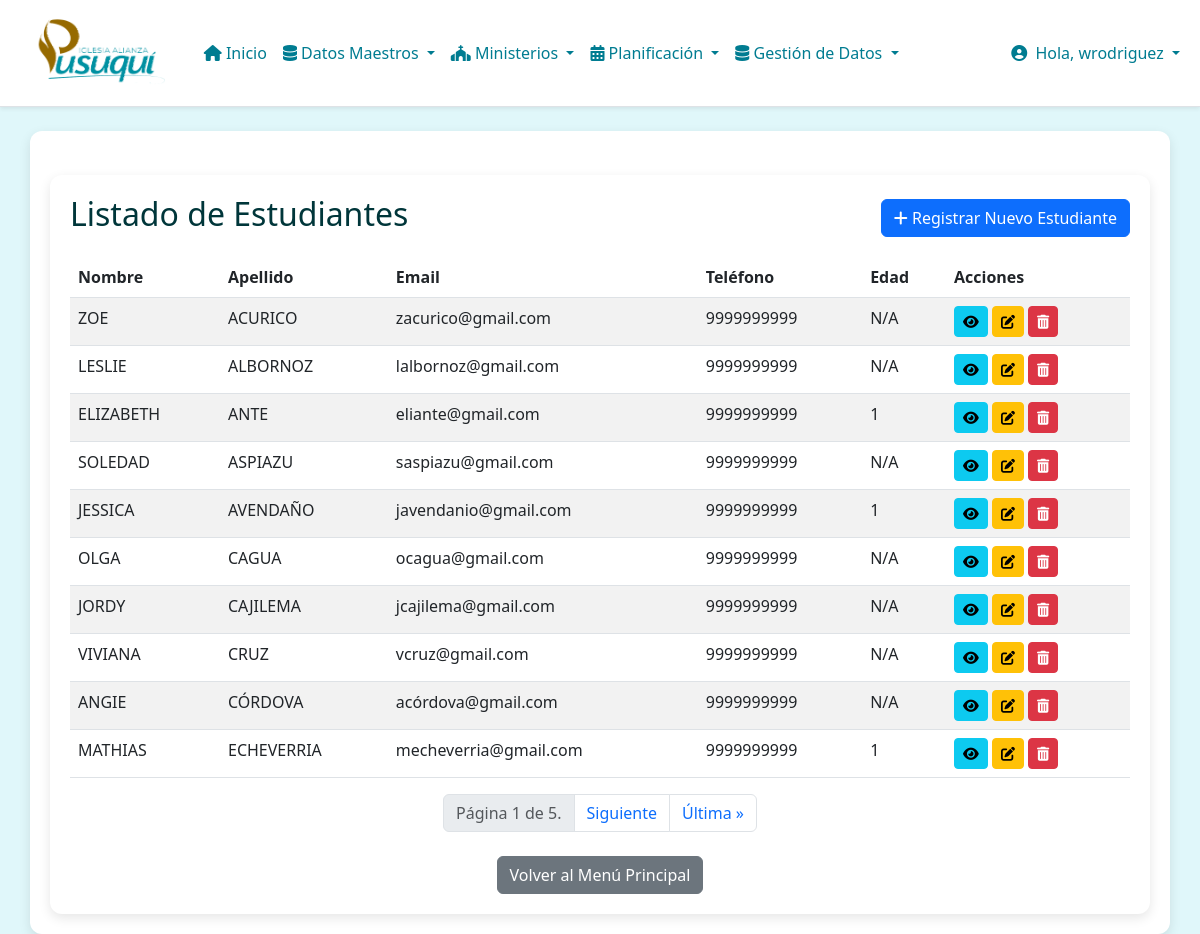
Page /academia/students/ (signed in) on the committed database.
### academia/models.py (models this page shows, shortened)
class Student(models.Model):
    name = models.CharField(_("name"), max_length=128)
    surname = models.CharField(_("surname"), max_length=128)
    email = models.EmailField(_("email"), max_length=254, unique=True, null=True, blank=True)
    phone_number = models.CharField(_("phone number"), max_length=20, null=True, blank=True)
    date_of_birth = models.DateField(
        _("date of birth"),
        null=True, blank=True,
        validators=[validate_date],
        help_text=_("Format: YYYY-MM-DD")
    )
    @property
    def age(self):
        if not self.date_of_birth:
            return None
        today = date.today()
        return today.year - self.date_of_birth.year - \
               ((today.month, today.day) < (self.date_of_birth.month, self.date_of_birth.day))
    class Meta:
        verbose_name = _("student")
        verbose_name_plural = _("students")
        ordering = ['surname', 'name']
        unique_together = [['name', 'surname']]

### academia/views.py (the view)
# urls.py: path('students/', views.StudentListView.as_view(), name='student-list'),
class StudentListView(LoginRequiredMixin, SuperuserRequiredMixin, ListView):
    model = Student
    template_name = 'academia/student_list.html'
    context_object_name = 'students'
    paginate_by = 10
    def get_context_data(self, **kwargs):
        context = super().get_context_data(**kwargs)
        context['active_page'] = 'students'
        context['page_title'] = 'Listado de Estudiantes'
        return context

### academia/views.py (called while the page is built)
    def test_func(self):
        return self.request.user.is_superuser

### iap/context_processors.py (called while the page is built, shortened)
def user_app_permissions(request):
    user = request.user
    if not user.is_authenticated:
        return {}
    app_perms = {
        'can_access_cunakids': False,
        'can_access_academia': False,
        'can_access_alabanza': False,
        'can_access_anfitriones': False,
        'can_access_discipulado': False,
        'can_access_encuentros': False,
        'can_access_jap': False,
        'can_access_multimedia': False,
        'can_access_pusukids': False,
    }
    if user.is_superuser:
        for key in app_perms:
            app_perms[key] = True
    return {'app_perms': app_perms}

### academia/templates/academia/student_list.html (shortened to what this page needs)
{% extends "base.html" %}
{% block body %}
<div class="container mt-4">
    <div class="d-flex justify-content-between align-items-center mb-3">
        <h2>{{ page_title }}</h2>
        <a href="{% url 'academia:student-create' %}" class="btn btn-primary">
            <i class="fas fa-plus"></i> Registrar Nuevo Estudiante
        </a>
    </div>
    {% if students %}
        <table class="table table-striped table-hover">
            <thead class="thead-dark">
                <tr>
                    <th>Nombre</th>
                    <th>Apellido</th>
                    <th>Email</th>
                    <th>Teléfono</th>
                    <th>Edad</th>
                    <th>Acciones</th>
                </tr>
            </thead>
            <tbody>
                {% for student in students %}
                <tr>
                    <td>{{ student.name }}</td>
                    <td>{{ student.surname }}</td>
                    <td>{{ student.email|default:"N/A" }}</td>
                    <td>{{ student.phone_number|default:"N/A" }}</td>
                    <td>{{ student.age|default:"N/A" }}</td>
                    <td>
                        <a href="{% url 'academia:student-detail' student.pk %}" class="btn btn-info btn-sm" title="Ver Detalles">
                            <i class="fas fa-eye"></i>
                        </a>
                        <a href="{% url 'academia:student-update' student.pk %}" class="btn btn-warning btn-sm" title="Editar">
                            <i class="fas fa-edit"></i>
                        </a>
                        <a href="{% url 'academia:student-delete' student.pk %}" class="btn btn-danger btn-sm" title="Eliminar">
                            <i class="fas fa-trash-alt"></i>
                        </a>
                    </td>
                </tr>
                {% endfor %}
            </tbody>
        </table>
        {% if is_paginated %}
            <nav aria-label="Page navigation">
                <ul class="pagination justify-content-center">
                    <li class="page-item disabled"><span class="page-link">Página {{ page_obj.number }} de {{ page_obj.paginator.num_pages }}.</span></li>
                    {% if page_obj.has_next %}
                        <li class="page-item"><a class="page-link" href="?page={{ page_obj.next_page_number }}">Siguiente</a></li>
                        <li class="page-item"><a class="page-link" href="?page={{ page_obj.paginator.num_pages }}">Última &raquo;</a></li>
                    {% endif %}
                </ul>
            </nav>
        {% endif %}
    {% else %}
        <div class="alert alert-info" role="alert">
            No hay estudiantes registrados.
        </div>
    {% endif %}
    <div class="mt-4 text-center">
        <a href="{% url 'academia:index' %}" class="btn btn-secondary">Volver al Menú Principal</a>
    </div>
</div>
{% endblock %}

### templates/base.html (shortened to what this page needs)
{% load static %}
<!DOCTYPE html>
<html lang="es">
  <head>
    <link
      rel="stylesheet"
      href="https://cdn.jsdelivr.net/npm/bootstrap@5.3.0/dist/css/bootstrap.min.css"
    />
    <link
      rel="stylesheet"
      href="https://cdnjs.cloudflare.com/ajax/libs/font-awesome/6.4.0/css/all.min.css"
    />
    <link rel="stylesheet" href="{% static 'css/style.css' %}" />
  </head>
  <body>
    <nav
      class="navbar navbar-expand-lg navbar-light bg-white border-bottom shadow-sm"
    >
      <div class="container-fluid">
        <a
          class="navbar-brand d-flex align-items-center"
          href="{% url 'home' %}"
        >
          <img
            src="{% static 'img/logo1.png' %}"
            alt="Logo Pusuqui"
            style="height: 80px; padding-left: 16px"
            class="me-2"
          />
        </a>
        <div class="collapse navbar-collapse" id="menuPrincipal">
          <ul class="navbar-nav me-auto mb-2 mb-lg-0">
            <li class="nav-item">
              <a class="nav-link" href="{% url 'home' %}">
                <i class="fas fa-home"></i> Inicio
              </a>
            </li>
            {% if user.is_superuser or not user.teacher %}
            <li class="nav-item dropdown">
              <a
                class="nav-link dropdown-toggle"
                href="#"
                id="dropdownDatosMaestros"
                role="button"
                data-bs-toggle="dropdown"
                aria-expanded="false"
              >
                <i class="fas fa-database"></i> Datos Maestros
              </a>
            </li>
            <li class="nav-item dropdown">
              <a
                class="nav-link dropdown-toggle"
                href="#"
                id="dropdownMinisterios"
                role="button"
                data-bs-toggle="dropdown"
                aria-expanded="false"
              >
                <i class="fas fa-church"></i> Ministerios
              </a>
            </li>
            <li class="nav-item dropdown">
              <a
                class="nav-link dropdown-toggle"
                href="#"
                id="dropdownPlanificacion"
                role="button"
                data-bs-toggle="dropdown"
                aria-expanded="false"
              >
                <i class="fas fa-calendar-alt"></i> Planificación
              </a>
            </li>
            <li class="nav-item dropdown">
              <a
                class="nav-link dropdown-toggle"
                href="#"
                id="dropdownGestionDatos"
                role="button"
                data-bs-toggle="dropdown"
                aria-expanded="false"
              >
                <i class="fas fa-database"></i> Gestión de Datos
              </a>
            </li>
            {% endif %}
          </ul>
          <ul class="navbar-nav ms-auto mb-2 mb-lg-0">
            {% if user.is_authenticated %}
            <li class="nav-item dropdown">
              <a class="nav-link dropdown-toggle" href="#" id="navbarUserDropdown" role="button" data-bs-toggle="dropdown" aria-expanded="false">
                <i class="fas fa-user-circle me-1"></i> Hola, {{ user.username }}
              </a>
            </li>
            {% else %}
            <li class="nav-item">
              <a class="nav-link" href="{% url 'account:login' %}">
                <i class="fas fa-sign-in-alt me-1"></i> Iniciar Sesión
              </a>
            </li>
            {% endif %}
          </ul>
        </div>
      </div>
    </nav>
    <div class="container mt-4">
      {% block body %} {% endblock %}
    </div>
  </body>
</html>

### static/css/style.css (style rules this page uses)
:root { --bs-primary: #00363A; --bs-primary-rgb: 0, 54, 58; }
body { background-color: #e0f7fa; color: #00363a; font-family: 'Segoe UI', Tahoma, Geneva, Verdana, sans-serif; }
.navbar { background-color: #ffffff !important; border-bottom: 2px solid #00acc1; box-shadow: 0 2px 10px rgba(0,0,0,0.1); }
.navbar-brand img { transition: transform 0.3s ease; }
.navbar .nav-link { color: #007c91 !important; font-weight: 500; }
.container { background-color: #ffffff; border-radius: 12px; padding: 20px; box-shadow: 0 4px 12px rgba(0, 0, 0, 0.1); }

### rows in the picture
Student: name "ZOE", surname "ACURICO", email "zacurico@gmail.com", phone_number "9999999999", age "N/A"
Student: name "LESLIE", surname "ALBORNOZ", email "lalbornoz@gmail.com", phone_number "9999999999", age "N/A"
Student: name "ELIZABETH", surname "ANTE", email "eliante@gmail.com", phone_number "9999999999", age "1"
Student: name "SOLEDAD", surname "ASPIAZU", email "saspiazu@gmail.com", phone_number "9999999999", age "N/A"
Student: name "JESSICA", surname "AVENDAÑO", email "javendanio@gmail.com", phone_number "9999999999", age "1"
Student: name "OLGA", surname "CAGUA", email "ocagua@gmail.com", phone_number "9999999999", age "N/A"
Student: name "JORDY", surname "CAJILEMA", email "jcajilema@gmail.com", phone_number "9999999999", age "N/A"
Student: name "VIVIANA", surname "CRUZ", email "vcruz@gmail.com", phone_number "9999999999", age "N/A"
Student: name "ANGIE", surname "CÓRDOVA", email "acórdova@gmail.com", phone_number "9999999999", age "N/A"
Student: name "MATHIAS", surname "ECHEVERRIA", email "mecheverria@gmail.com", phone_number "9999999999", age "1"

### other values in the picture
{{ user.username }} "wrodriguez"
{{ page_title }} "Listado de Estudiantes"
{{ page_obj.number }} "1"
{{ page_obj.paginator.num_pages }} "5"
